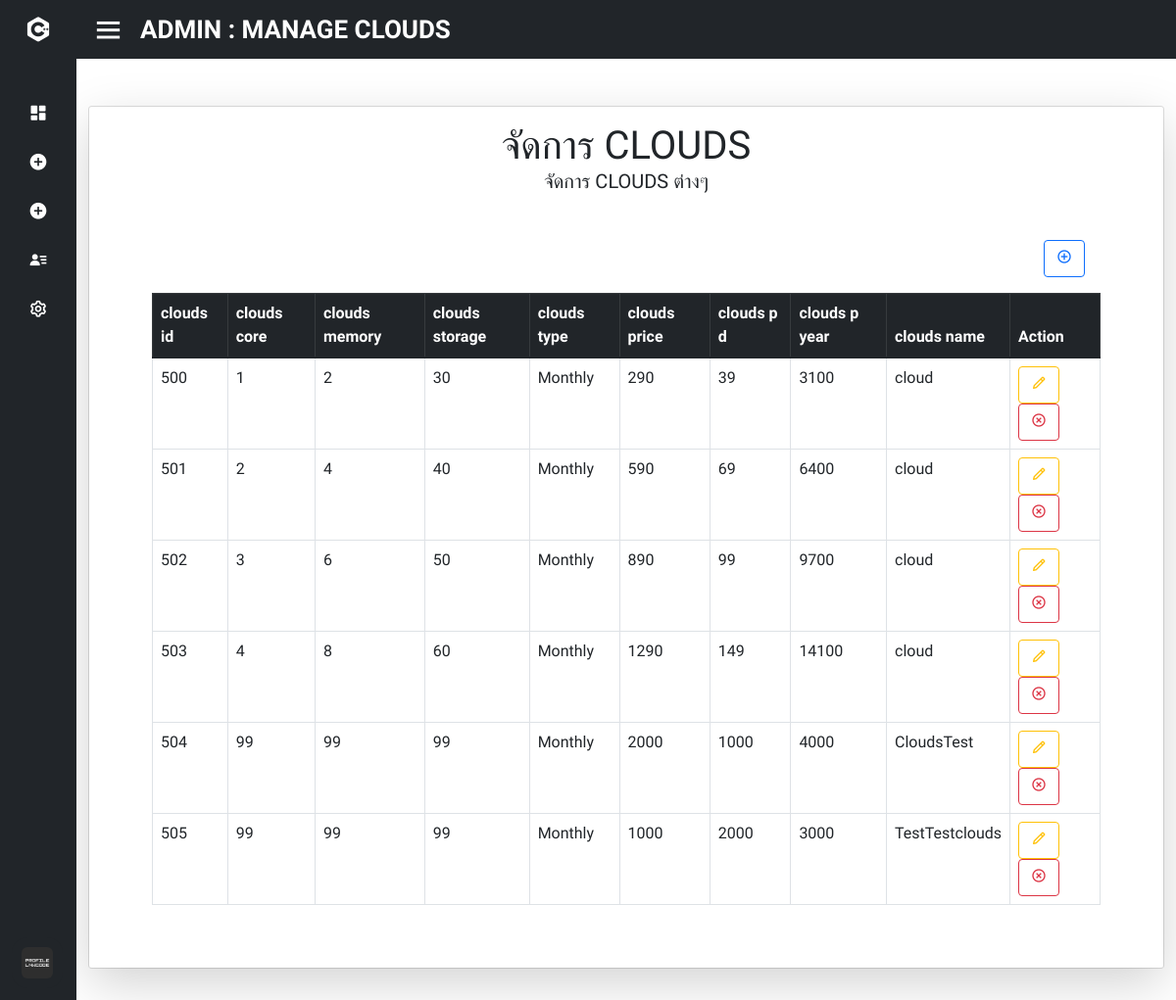
Screenshot of /gg/admin_manage_clouds.php (signed in) with the database file from the repository.
### tables this page shows
CREATE TABLE IF NOT EXISTS `package_plan_clouds` (
  `pack_clouds_id` int(50) NOT NULL,
  `clouds_pack_core` int(50) NOT NULL,
  `clouds_pack_memory` int(50) NOT NULL,
  `clouds_pack_storage` int(50) NOT NULL,
  `clouds_pack_type` varchar(50) NOT NULL,
  `clouds_pack_price` float NOT NULL DEFAULT 0,
  `clouds_pack_price_d` float DEFAULT NULL,
  `clouds_pack_price_y` float DEFAULT NULL,
  `clouds_pack_name` varchar(50) DEFAULT NULL,
  PRIMARY KEY (`pack_clouds_id`) USING BTREE,
  KEY `FK_package_plan_clouds_period_of_payment` (`clouds_pack_type`) USING BTREE,
  CONSTRAINT `FK_package_plan_clouds_period_of_payment` FOREIGN KEY (`clouds_pack_type`) REFERENCES `period_of_payment` (`pop_id`) ON DELETE NO ACTION ON UPDATE NO ACTION
);

### gg/admin_manage_clouds.php (the view, shortened to what this page needs)
<!DOCTYPE html>
<html lang="en" dir="ltr">
  <head>
    <link rel="stylesheet" href="stylet.css">
    <link href='https://unpkg.com/boxicons@2.0.7/css/boxicons.min.css' rel='stylesheet'>
    <link rel="stylesheet" href="https://cdn.jsdelivr.net/npm/bootstrap-icons@1.8.1/font/bootstrap-icons.css">
    <link rel="stylesheet" href="myProjects/webProject/icofont/css/icofont.min.css">
    <link rel="stylesheet" href="https://cdnjs.cloudflare.com/ajax/libs/font-awesome/4.7.0/css/font-awesome.min.css">
    <link href="https://cdn.jsdelivr.net/npm/bootstrap@5.1.3/dist/css/bootstrap.min.css" rel="stylesheet">
   </head>
<body>
<?php
  require_once "config/db.php";
?>
<div class="sidebar close">
    <div class="logo-details">
      <i class='bx bxl-c-plus-plus'></i>
    </div>
    <ul class="nav-links">
      <li>
        <a href="admin.php">
          <i class='bx bxs-dashboard'></i>
        </a>
      </li>
      <li>
        <div class="iocn-link">
          <a href="#">
            <i class='bx bxs-plus-circle'></i>
          </a>
        </div>
      </li>
      <li>
        <div class="iocn-link">
          <a href="#">
            <i class='bx bxs-plus-circle'></i>
          </a>
        </div>
      </li>
      <li>
        <div class="iocn-link">
          <a href="#">
            <i class='bx bxs-user-detail'></i>
          </a>
        </div>
      </li>
      <li>
        <div class="iocn-link">
          <a href="#">
            <i class='bx bx-cog' ></i>
          </a>
        </div>
      </li>
      <li>
    <div class="profile-details">
      <div class="profile-content">
        <img src="image/profile.jpg" alt="profileImg">
      </div>
    </div>
  </li>
</ul>
  </div>
  <section class="home-section">
    <div class="home-content">
      <i class='bx bx-menu' style='color:#ffffff'  ></i>
      <span class="text" style='color:#ffffff' >ADMIN : MANAGE CLOUDS</span>
    </div>
  <div class="p-4">
  </div>
  <center><div class="container">
    <div class="card">
      <div class="card-body shadow-lg">
        <h1 class="text-uppercase text-center mb-3">จัดการ CLOUDS<p class="fs-5">จัดการ CLOUDS ต่างๆ </p></h1>
        <div class="m-5" >
          <form class="d-flex justify-content-end m-3" action="" method="post" enctype="multipart/form-data">
                  <button type="button" name="submit_additem" class="btn btn-outline-primary" data-bs-toggle="modal" data-bs-target="#exampleModal">
                  <i class='bx bx-plus-circle'></i>
                  </button>
          </form>
          <table class="table table-bordered">
            <thead class="table-dark">
              <tr>
                <th scope="col">clouds id</th>
                <th scope="col">clouds core</th>
                <th scope="col">clouds memory</th>
                <th scope="col">clouds storage</th>
                <th scope="col">clouds type</th>
                <th scope="col">clouds price</th>
                <th scope="col">clouds p d</th>
                <th scope="col">clouds p year</th>
                <th scope="col">clouds name</th>
                <th scope="col">Action</th>
              </tr>
            </thead>
            <tbody>
            <?php
                $result = $conn->query("SELECT * FROM package_plan_clouds");
                if ($result !== false) {
                while($item = $result->fetch()) {
            ?>
              <tr>
                <td><?php echo $item['pack_clouds_id'] ?></td>
                <td><?php echo $item['clouds_pack_core'] ?></td>
                <td><?php echo $item['clouds_pack_memory'] ?></td>
                <td><?php echo $item['clouds_pack_storage'] ?></td>
                <td><?php echo $item['clouds_pack_type'] ?></td>
                <td><?php echo $item['clouds_pack_price'] ?></td>
                <td><?php echo $item['clouds_pack_price_d'] ?></td>
                <td><?php echo $item['clouds_pack_price_y'] ?></td>
                <td><?php echo $item['clouds_pack_name'] ?></td>
                <td>
                  <a href="admin_edit_clouds.php?update_id=<?= $item['pack_clouds_id']; ?>" class="btn btn-outline-warning"><i class='bx bx-pencil'></i></a>
                  <a href="?delete_id=<?= $item['pack_clouds_id']; ?>" class="btn btn-outline-danger"><i class='bx bx-x-circle'></i></a>
                </td>
                <?php }
                    } ?>
              </tr>
            </tbody>
          </table>
        </div>
      </div>
    </div>
  </div></center>
  <div class="p-3">
  </div>
</section>
</body>
</html>

### gg/stylet.css (style rules this page uses)
* { margin: 0; padding: 0; box-sizing: border-box; font-family: 'Mitr', sans-serif; }
.sidebar { position: fixed; top: 0; left: 0; height: 100%; width: 260px; background: #212529; z-index: 100; transition: all 0.5s ease; }
.sidebar.close { width: 78px; }
.sidebar .logo-details { height: 60px; width: 100%; display: flex; align-items: center; }
.sidebar .logo-details i { font-size: 30px; color: #fff; height: 50px; min-width: 78px; text-align: center; line-height: 50px; }
.sidebar .nav-links { height: 100%; padding: 30px 0 150px 0; overflow: auto; }
.sidebar.close .nav-links { overflow: visible; }
.sidebar .nav-links li { position: relative; list-style: none; transition: all 0.4s ease; }
.sidebar .nav-links li .iocn-link { display: flex; align-items: center; justify-content: space-between; }
.sidebar.close .nav-links li .iocn-link { display: block }
.sidebar .nav-links li i { height: 50px; min-width: 78px; text-align: center; line-height: 50px; color: #fff; font-size: 20px; cursor: pointer; transition: all 0.3s ease; }
.sidebar .nav-links li a { display: flex; align-items: center; text-decoration: none; }
.sidebar .profile-details { position: fixed; bottom: 0; width: 260px; display: flex; align-items: center; justify-content: space-between; background: #212529; padding: 12px 0; transition: all 0.5s ease; }
.sidebar.close .profile-details { background: none; }
.sidebar.close .profile-details { width: 78px; }
.sidebar .profile-details .profile-content { display: flex; align-items: center; }
.sidebar .profile-details img { height: 52px; width: 52px; object-fit: cover; border-radius: 16px; margin: 0 14px 0 12px; background: #212529; transition: all 0.5s ease; }
.sidebar.close .profile-details img { padding: 10px; }
.home-section { position: relative; background: #fff; height: 100vh; left: 260px; width: calc(100% - 260px); transition: all 0.5s ease; }
.sidebar.close ~ .home-section { left: 78px; width: calc(100% - 78px); }
.home-section .home-content { height: 60px; display: flex; align-items: center; }
.home-section .home-content .bx-menu, .home-section .home-content .text { color: #11101d; font-size: 35px; }
.home-section .home-content .bx-menu { margin: 0 15px; cursor: pointer; }
.home-section .home-content .text { font-size: 26px; font-weight: 600; }
.home-content { background: #212529; }

### rows the page displays
package_plan_clouds: pack_clouds_id "500", clouds_pack_core "1", clouds_pack_memory "2", clouds_pack_storage "30", clouds_pack_type "Monthly", clouds_pack_price "290", clouds_pack_price_d "39", clouds_pack_price_y "3100", clouds_pack_name "cloud"
package_plan_clouds: pack_clouds_id "501", clouds_pack_core "2", clouds_pack_memory "4", clouds_pack_storage "40", clouds_pack_type "Monthly", clouds_pack_price "590", clouds_pack_price_d "69", clouds_pack_price_y "6400", clouds_pack_name "cloud"
package_plan_clouds: pack_clouds_id "502", clouds_pack_core "3", clouds_pack_memory "6", clouds_pack_storage "50", clouds_pack_type "Monthly", clouds_pack_price "890", clouds_pack_price_d "99", clouds_pack_price_y "9700", clouds_pack_name "cloud"
package_plan_clouds: pack_clouds_id "503", clouds_pack_core "4", clouds_pack_memory "8", clouds_pack_storage "60", clouds_pack_type "Monthly", clouds_pack_price "1290", clouds_pack_price_d "149", clouds_pack_price_y "14100", clouds_pack_name "cloud"
package_plan_clouds: pack_clouds_id "504", clouds_pack_core "99", clouds_pack_memory "99", clouds_pack_storage "99", clouds_pack_type "Monthly", clouds_pack_price "2000", clouds_pack_price_d "1000", clouds_pack_price_y "4000", clouds_pack_name "CloudsTest"
package_plan_clouds: pack_clouds_id "505", clouds_pack_core "99", clouds_pack_memory "99", clouds_pack_storage "99", clouds_pack_type "Monthly", clouds_pack_price "1000", clouds_pack_price_d "2000", clouds_pack_price_y "3000", clouds_pack_name "TestTestclouds"
